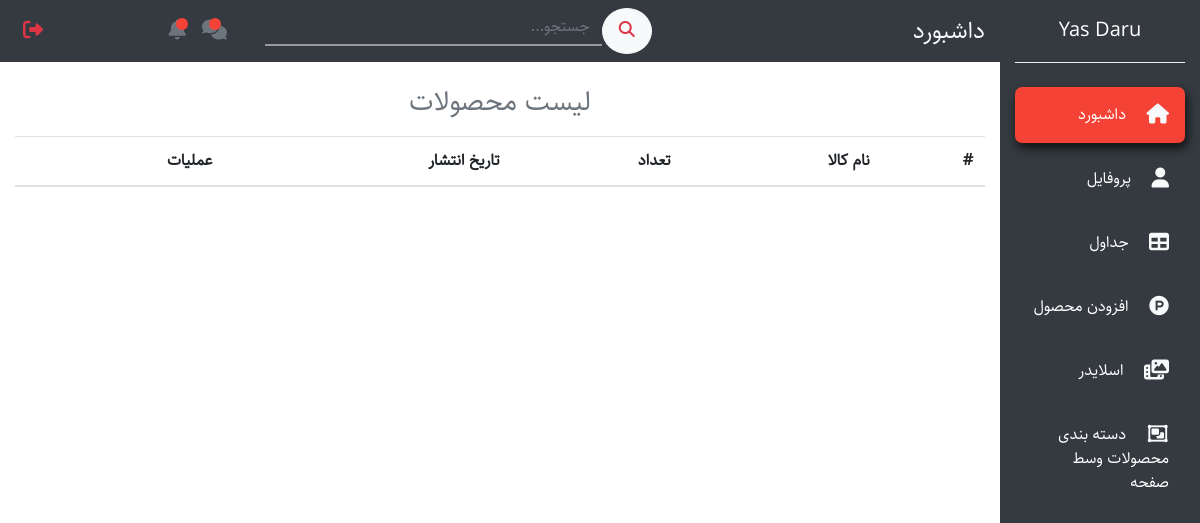
Page /dashboard/tables/ (signed in) on the earlier database version.
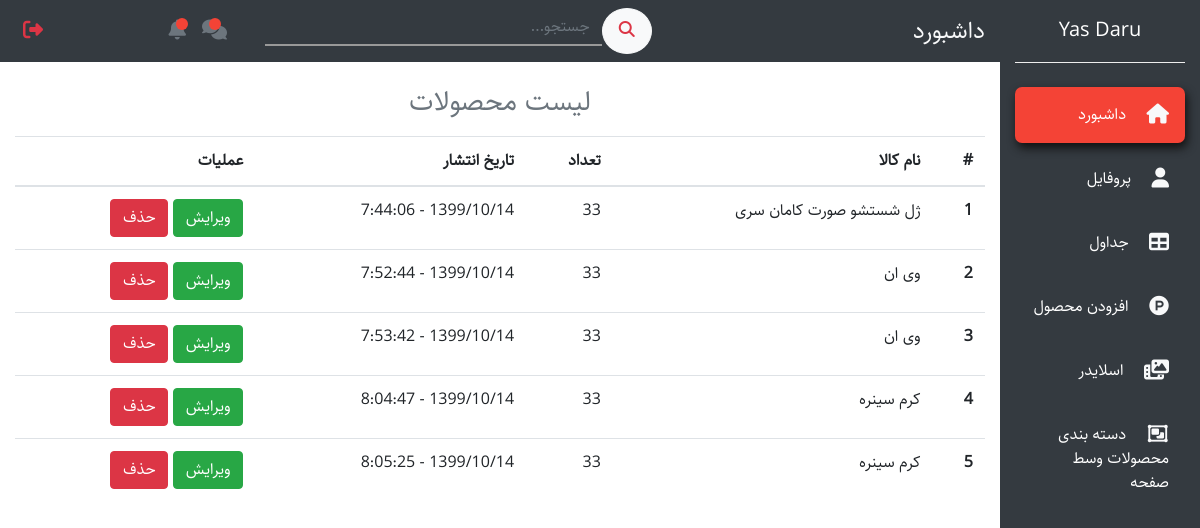
Same page on the later database version.
### products/models.py (models this page shows, shortened)
class Product(models.Model):
    english_title       = models.CharField(max_length=200)
    persian_title       = models.CharField(max_length=200)
    brand_name          = models.CharField(max_length=200)
    price               = models.DecimalField(decimal_places=0, max_digits=30, default=100000)
    quantity            = models.PositiveIntegerField(default='1')
    slug                = models.SlugField(max_length=250, blank=True, null=True)
    active              = models.BooleanField(default=True)
    featured            = models.BooleanField(default=False)
    image               = models.ImageField(upload_to='products_pics', null=True, blank=True)
    date                = models.CharField(max_length=200, default=shamsi_date)
    category            = models.ForeignKey(Category, models.SET_NULL, null=True, blank=True)
    sub_category        = models.ForeignKey(SubCategory, models.SET_NULL, null=True, blank=True)
    description         = models.ForeignKey(StandardDescription, models.SET_NULL, null=True, blank=True)
    image_medium = ImageSpecField(source='image',
                                  processors=[Thumbnail(120, 120)],
                                  format='JPEG',
                                  options={'quality': 60})
    image_small = ImageSpecField(source='image',
                                 processors=[Thumbnail(50, 50)],
                                 format='JPEG',
                                 options={'quality': 60})

### dashboard/views.py (the view)
# urls.py: path('tables/', tables, name='tables'),
@staff_member_required
def tables(request):
    products = Product.objects.all()
    return render(request, 'dashboard/tables.html', {'products': products})

### A/dateconverter.py (called while the page is built)
def gLeapYear(y):
    if (y % 4 == 0) and ((y % 100 != 0) or (y % 400 == 0)):
        return True
    else:
        return False

### A/utils.py (called while the page is built)
def shamsi_date():
    now    = datetime.datetime.now()
    year   = now.year
    month  = now.month
    day    = now.day
    hour   = now.hour
    minute = now.minute
    second = now.second
    if len(str(day)) == 1:
        day = "0" + str(day)
    if len(str(month)) == 1:
        month = "0" + str(month)
    if len(str(minute)) == 1:
        minute = "0" + str(minute)
    if len(str(second)) == 1:
        second = "0" + str(second)
    stoday   = shamsiDate(int(year), int(month), int(day))
    clocknow = str(hour) +":"+ str(minute) +":"+ str(second)
    return f'{stoday} - {clocknow}'

### accounts/models.py (called while the page is built)
    @property
    def is_staff(self):
        return self.is_admin

### carts/models.py (called while the page is built)
def pre_save_cart_receiver(sender, instance, *args, **kwargs):
    if instance.subtotal > 0:
        instance.total = instance.subtotal + 0
    else:
        instance.total = 0.00

    def new_or_get(self, request):
        cart_id = request.session.get('cart_id', None)
        qs = self.get_queryset().filter(id=cart_id)
        if qs.count() == 1:
            new_obj = False
            print('Cart id exists')
            cart_obj = qs.first()
            if request.user.is_authenticated and cart_obj.user is None:
                cart_obj.user = request.user
                cart_obj.save()
        else:
            cart_obj = Cart.objects.new(user=request.user)
            new_obj = True
            request.session['cart_id'] = cart_obj.id
        return cart_obj, new_obj

    def new(self, user=None):
        user_obj = None
        if user is not None:
            if user.is_authenticated:
                user_obj = user
        return self.model.objects.create(user=user_obj)

### main/context_processors.py (called while the page is built)
def general_context(request):
    cart_obj, new_obj = Cart.objects.new_or_get(request)
    return {
                'cart': cart_obj,
            }

### dashboard/templates/dashboard/tables.html
{% extends 'dashboard/base.html' %}
{% block content %}
  <section id="tables1">
    <div class="container-fluid">
      <div class="row mb-5">
        <div class="col-xl-10 col-lg-9 col-md-8 mr-auto">
          <div class="row">
            <div class="col-12">
              <h3 class="text-muted text-center mb-3">لیست محصولات</h3>
            </div>
            <div class="col-12">
              <table class="table">
                <thead>
                  <tr>
                    <th scope="col">#</th>
                    <th scope="col">نام کالا</th>
                    <th scope="col">تعداد</th>
                    <th scope="col">تاریخ انتشار</th>
                    <th scope="col">عملیات</th>
                  </tr>
                </thead>
                <tbody>
                  {% for product in products %}
                  <tr>
                      <th scope="row">{{ forloop.counter }}</th>
                      <td>{{ product.persian_title }}</td>
                      <td>{{ product.quantity }}</td>
                      <td>{{ product.date }}</td>
                      <td>
                        <a class="btn btn-success" href="{% url 'dashboard:edit-product' product.pk %}">ویرایش</a>
                        <a class="btn btn-danger" href="{% url 'dashboard:delete-product' product.pk %}">حذف</a>
                      </td>
                  </tr>
                  {% endfor %}
                </tbody>
              </table>
            </div>
          </div>
        </div>
      </div>
    </div>
  </section>
{% endblock %}

### dashboard/templates/dashboard/base.html (shortened to what this page needs)
{% load static %}
{% if user.is_staff %}
<!DOCTYPE html>
<html lang="en">
<head>
  <link rel="stylesheet" href="https://stackpath.bootstrapcdn.com/bootstrap/4.5.0/css/bootstrap.min.css">
  <link rel="stylesheet" href="{% static 'dashboard/css/styleAdmin.css' %}">
  <link rel="stylesheet" href="{% static 'dashboard/js/jquery-ui.css' %}">
</head>
<body>
    <nav class="navbar navbar-expand-md navbar-light">
      <div class="collapse navbar-collapse" id="myNavbar">
        <div class="container-fluid">
          <div class="row">
            <div class="col-xl-2 col-lg-3 col-md-4 bg-dark text-white sidebar fixed-top">
              <a href="{% url 'main:home' %}" class="navbar-brand d-block text-white mx-auto text-center py-3 mb-4 bottom-border">Yas Daru</a>
              <ul class="navbar-nav flex-column mt-4" id="ul1">
                <li class="nav-item" id="dashboard">
                  <a href="admin.html" class="nav-link text-white p-3 mb-2 current">
                    <i class="fas fa-home text-light fa-lg ml-3"></i>
                    داشبورد
                  </a>
                </li>
                <li class="nav-item" id="profile1">
                  <a href="#" class="nav-link text-white p-3 mb-2 sidebar-link">
                    <i class="fas fa-user text-light fa-lg ml-3"></i>
                    پروفایل
                  </a>
                </li>
                <li class="nav-item" id="table2">
                  <a href="{% url 'dashboard:tables' %}" class="nav-link text-white p-3 mb-2 sidebar-link">
                    <i class="fas fa-table text-light fa-lg ml-3"></i>
                    جداول
                  </a>
                </li>
                <li class="nav-item" id="attachProduct">
                  <a href="{% url 'dashboard:add-product' %}" class="nav-link text-white p-3 mb-2 sidebar-link">
                    <i class="fab fa-product-hunt text-light fa-lg ml-3"></i>
                    افزودن محصول
                  </a>
                </li>
                <li class="nav-item" id="accordion">
                  <a href="#setSlider1" class="nav-link text-white p-3 mb-2 sidebar-link" data-toggle="collapse">
                    <i class="fas fa-photo-video text-light fa-lg ml-3"></i>
                   اسلایدر
                  </a>
                </li>
                <li class="nav-item" id="showCategory">
                  <a href="sortProDash.html" class="nav-link text-white p-3 mb-2 sidebar-link">
                    <i class="far fa-object-group text-light fa-lg ml-3"></i>
                    دسته بندی محصولات وسط صفحه
                  </a>
                </li>
              </ul>
            </div>
            <div class="col-xl-10 col-lg-9 col-md-8 mr-auto bg-dark fixed-top top-navbar py-2">
              <div class="row align-items-center">
                <div class="col-md-4">
                  <h4 class="text-light mb-0">داشبورد</h4>
                </div>
                <div class="col-md-5">
                  <form action="">
                    <div class="input-group">
                      <button type="button" class="btn btn-light search-button"><i class="fas fa-search text-danger"></i></button>
                      <input type="text" class="form-control search-input" placeholder="جستجو...">
                    </div>
                  </form>
                </div>
                <div class="col-md-3">
                  <ul class="navbar-nav">
                    <li class="nav-item icon-parent">
                      <a href="#" class="nav-link icon-bullet"><i class="fas fa-comments text-muted fa-lg"></i></a>
                    </li>
                    <li class="nav-item icon-parent">
                      <a href="#" class="nav-link icon-bullet"><i class="fas fa-bell text-muted fa-lg"></i></a>
                    </li>
                    <li class="nav-item mr-md-auto">
                      <a href="{% url 'accounts:logout' %}" class="nav-link"><i class="fas fa-sign-out-alt text-danger fa-lg"></i></a>
                    </li>
                  </ul>
                </div>
              </div>
            </div>
          </div>
        </div>
      </div>
    </nav>
    {% block content %}
    {% endblock %}
</body>
</html>
{% else %}
no access
{% endif %}

### static/dashboard/css/styleAdmin.css (style rules this page uses)
* { margin: 0; padding: 0; }
body { background: white; direction: rtl; text-align: right; font-family: Sahel; }
.sidebar { height: 100vh; }
.bottom-border { border-bottom: 1px groove #eee; }
.sidebar-link { transition: all 0.4s; }
.current { background-color: #f44336; border-radius: 7px; box-shadow: 2px 5px 10px #111; transition: all 0.3s; }
.search-input { background: transparent; border: none; border-radius: 0; border-bottom: 2px solid #999; transition: all 0.4s; }
.search-button { border-radius: 50%; padding: 10px 16px; transition: all 0.4s; }
.icon-parent { position: relative; }
.icon-bullet::after { content: ""; position: absolute; top: 7px; left: 15px; height: 12px; width: 12px; border-radius: 50%; background-color: #f44336; }
section { display: block; margin-top: 70px; }

Differences in the rows shown:
added Product: persian_title "ژل شستشو صورت کامان سری", quantity "33", date "1399/10/14 - 7:44:06"
added Product: persian_title "وی ان", quantity "33", date "1399/10/14 - 7:52:44"
added Product: persian_title "وی ان", quantity "33", date "1399/10/14 - 7:53:42"
added Product: persian_title "کرم سینره", quantity "33", date "1399/10/14 - 8:04:47"
added Product: persian_title "کرم سینره", quantity "33", date "1399/10/14 - 8:05:25"
